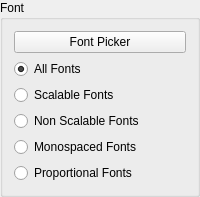
             <widget class="QGroupBox" name="groupBox_18">
              <property name="title">
               <string>Font</string>
              </property>
              <layout class="QGridLayout" name="gridLayout_10">
               <item row="0" column="0">
                <widget class="QPushButton" name="cb_font_picker">
                 <property name="text">
                  <string>Font Picker</string>
                 </property>
                 <property name="object" stdset="0">
                  <string>pushButton</string>
                 </property>
                </widget>
               </item>
               <item row="1" column="0">
                <widget class="QRadioButton" name="cb_all_fonts">
                 <property name="text">
                  <string>All Fonts</string>
                 </property>
                 <property name="checked">
                  <bool>true</bool>
                 </property>
                </widget>
               </item>
               <item row="2" column="0">
                <widget class="QRadioButton" name="cb_scaleable_fonts">
                 <property name="text">
                  <string>Scalable Fonts</string>
                 </property>
                </widget>
               </item>
               <item row="3" column="0">
                <widget class="QRadioButton" name="cb_non_scaleable_fonts">
                 <property name="text">
                  <string>Non Scalable Fonts</string>
                 </property>
                </widget>
               </item>
               <item row="4" column="0">
                <widget class="QRadioButton" name="cb_monospaced_fonts">
                 <property name="text">
                  <string>Monospaced Fonts</string>
                 </property>
                </widget>
               </item>
               <item row="5" column="0">
                <widget class="QRadioButton" name="cb_proportional_fonts">
                 <property name="text">
                  <string>Proportional Fonts</string>
                 </property>
                </widget>
               </item>
              </layout>
             </widget>
